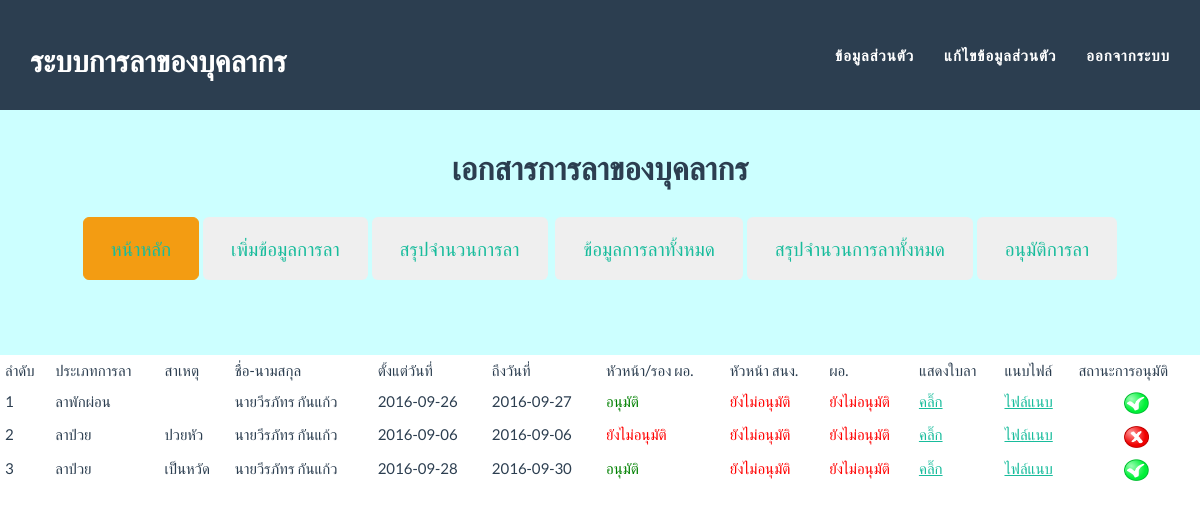
The page /laallow.php (signed in) on the database its author committed.
### tables this page shows
CREATE TABLE IF NOT EXISTS `la_detail` (
  `id_detail` int(11) NOT NULL AUTO_INCREMENT,
  `id_type` int(11) DEFAULT NULL,
  `sdate` varchar(255) DEFAULT NULL,
  `ndate` varchar(255) DEFAULT NULL,
  `comment` varchar(255) DEFAULT NULL,
  `id_personal` int(11) DEFAULT NULL,
  `id_personal_tan` int(11) NOT NULL,
  `now_date` varchar(50) DEFAULT NULL,
  `status1` varchar(255) DEFAULT NULL,
  `status2` varchar(255) DEFAULT NULL,
  `status3` varchar(255) DEFAULT NULL,
  `file` varchar(255) DEFAULT NULL,
  `namla` int(10) DEFAULT NULL,
  `id_boss` int(5) NOT NULL,
  PRIMARY KEY (`id_detail`)
);

CREATE TABLE IF NOT EXISTS `la_type` (
  `id_type` int(11) NOT NULL DEFAULT '0',
  `nametype` varchar(255) DEFAULT NULL,
  PRIMARY KEY (`id_type`)
);

CREATE TABLE IF NOT EXISTS `la_prefix` (
  `id_prefix` int(11) NOT NULL DEFAULT '0',
  `nameprefix` varchar(255) DEFAULT NULL,
  PRIMARY KEY (`id_prefix`)
);

CREATE TABLE IF NOT EXISTS `la_personal` (
  `id_personal` int(11) NOT NULL DEFAULT '0',
  `id_prefix` int(11) DEFAULT NULL,
  `username` varchar(50) DEFAULT NULL,
  `password` int(11) DEFAULT NULL,
  `fname` varchar(255) DEFAULT NULL,
  `lname` varchar(255) DEFAULT NULL,
  `id_position` int(11) DEFAULT NULL,
  `id_subdepart` int(11) DEFAULT NULL,
  `id_departmaent` int(11) DEFAULT NULL,
  `id_boss` int(11) DEFAULT NULL,
  `tel` varchar(255) DEFAULT NULL,
  `permission` int(5) NOT NULL,
  PRIMARY KEY (`id_personal`)
);

### config.php (called while the page is built, shortened)
<?php
function db()
{
	return $GLOBALS['mysqli'];
}
?>

### laallow.php (the view, shortened to what this page needs)
<?php
include 'config.php';
?>
<!DOCTYPE html>
<html lang="en">
	<head>
	<link href="css/bootstrap.min.css" rel="stylesheet">
	<link href="css/freelancer.css" rel="stylesheet">
    <link href="css/font.css" rel="stylesheet">
	<link href="font-awesome/css/font-awesome.min.css" rel="stylesheet" type="text/css">
	</head>
<body id="page-top" class="index">
	<?php include 'menu.php';?>
<br>
    <br>
<table class="table table-condensed">
	<tr>
		<td>ลำดับ</td>
		<td>ประเภทการลา</td>
		<td>สาเหตุ</td>
		<td>ชื่อ-นามสกุล</td>
		<td>ตั้งแต่วันที่</td>
		<td>ถึงวันที่</td>
		<td>หัวหน้า/รอง ผอ.</td>
		<td>หัวหน้า สนง.</td>
        <td>ผอ.</td>
        <td>แสดงใบลา</td>
		<td>แนบไฟล์</td>
        <td>สถานะการอนุมัติ</td>
	</tr>
<?php
if($_SESSION['permiss']==1){
	$query = db()->query('SELECT id_detail,id_type,sdate,ndate,comment,id_personal,now_date,status1,status2,status3,file,id_boss FROM la_detail');
}else{
	$query = db()->query('SELECT id_detail,id_type,sdate,ndate,comment,id_personal,now_date,status1,status2,status3,file,id_boss FROM la_detail where id_boss="'.$_SESSION['idboss'].'"');
}
$count=1;
while(list($id_detail,$id_type,$sdate,$ndate,$comment,$id_personal,$now_date,$status1,$status2,$status3,$file,$id_boss) = $query->fetch_row())
{
?>
<tr>
		<td><?php echo $count++;?></td>
		<td><?php
		$query1 = db()->query('SELECT * from la_type where id_type="'.$id_type.'"');
		$row = $query1->fetch_assoc();
		echo $row['nametype'];
		?></td>
		<td><?php echo $comment;?></td>
		<td><?php
		$query2 = db()->query('SELECT * from la_personal where id_personal="'.$id_personal.'"');
		$row2 = $query2->fetch_assoc();
		$query3 = db()->query('SELECT * from la_prefix where id_prefix="'.$row2['id_prefix'].'"');
		$row3 = $query3->fetch_assoc();
		echo $row3['nameprefix'].$row2['fname']." ".$row2['lname'];
		?></td>
		<td><?php echo $sdate;?></td>
		<td><?php echo $ndate;?></td>
        <td>  <?php
			if($status1==0){
				echo "<font color='red'>ยังไม่อนุมัติ</font>";
			}else{
				echo "<font color='green'>อนุมัติ</font>";
			}
		?></td>
        <td><?php
			if($status2==0){
				echo "<font color='red'>ยังไม่อนุมัติ</font>";
			}else{
				echo "<font color='green'>อนุมัติ</font>";
			}
		?></td>
        <td><?php
			if($status2==0){
				echo "<font color='red'>ยังไม่อนุมัติ</font>";
			}else{
				echo "<font color='green'>อนุมัติ</font>";
			}
		?></td>
         <td>
         <?php
			if($id_type==1){
			?>	 <a href="from1.php?id_detail=<?php echo $id_detail;?>">คลิ๊ก</a>
			<?php }else{?>
				<a href="from2.php?id_detail=<?php echo $id_detail;?>">คลิ๊ก</a>
			<?php }
		?>
        </td>
        <td><a href="./uploads/<?php echo $file?>" target="_blank">ไฟล์แนบ</a></td>
		<td>  <?php
			if($status1==1){
			?>	 <center><a href="upstallow.php?id_detail=<?php echo $id_detail;?>"><img src="../la/img/correct.png" alt="อนุญาติ" height="22" width="25"></center></a>
			<?php }else{?>
				<center><a href="upstallow.php?id_detail=<?php echo $id_detail;?>"><img src="../la/img/wrong.png" alt="ไม่อนุญาติ" height="22" width="25"></center></a>
			<?php }
		?></td>
		</tr>
<?php
}
?>
</table>
</body>
</html>

### css/freelancer.css (style rules this page uses)
body { overflow-x: hidden; }
a, a:hover, a:focus, a:active, a.active { outline: 0; color: #18bc9c; }

### rows shown on the page
la_detail: id_type.nametype "ลาพักผ่อน", la_prefix.nameprefix "นาย", id_personal.fname "วีรภัทร", id_personal.lname "กันแก้ว", sdate "2016-09-26", ndate "2016-09-27", status1 "อนุมัติ", status2 "ยังไม่อนุมัติ"
la_detail: id_type.nametype "ลาป่วย", comment "ปวยหัว", la_prefix.nameprefix "นาย", id_personal.fname "วีรภัทร", id_personal.lname "กันแก้ว", sdate "2016-09-06", ndate "2016-09-06", status1 "ยังไม่อนุมัติ", status2 "ยังไม่อนุมัติ"
la_detail: id_type.nametype "ลาป่วย", comment "เป็นหวัด", la_prefix.nameprefix "นาย", id_personal.fname "วีรภัทร", id_personal.lname "กันแก้ว", sdate "2016-09-28", ndate "2016-09-30", status1 "อนุมัติ", status2 "ยังไม่อนุมัติ"
